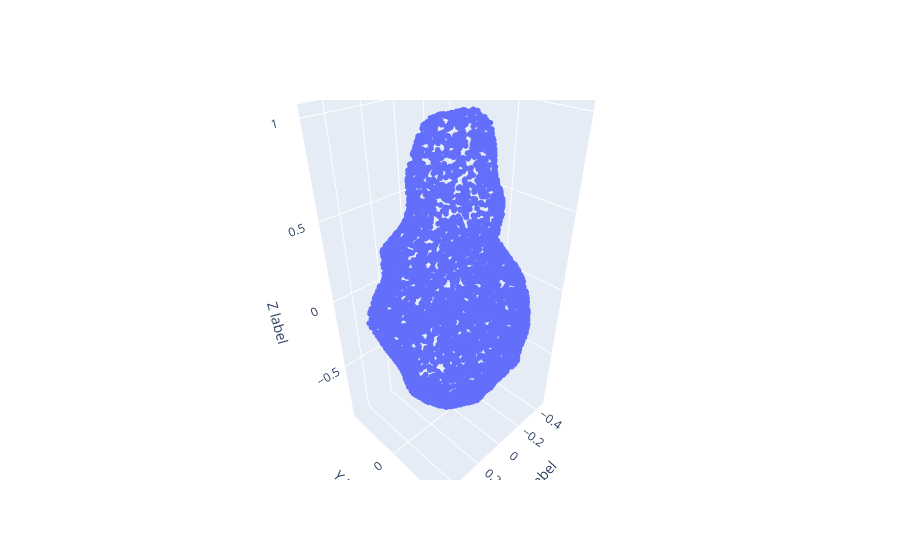

Notebook cell for this chart:
### Code cell
# 对模型进行occlusion culling
image = torch.zeros((Round_radar_los_real_all.shape[0],100,100),device=device)
image_phase = torch.zeros((Round_radar_los_real_all.shape[0],100,100),device=device)
# 雷达视线方向与转轴的夹角
theta_los_omega = torch.linalg.cross(Round_radar_los_all,omega_vec_all)
# 计算夹角的正弦值
sin_theta_los_omega = torch.linalg.norm(theta_los_omega,dim=-1)
# 多普勒距离维系数
lambda1 = torch.tensor([2.0],device=device)
dopplercoefficient = 2*omega/lambda1*sin_theta_los_omega
# 实例化occlusion culling和渲染器
visible_mesh1 = visible_mesh(device)
mesh_radar_render1 = mesh_radar_render(device)
# 由于直接进行并行运算显卡内存不够，因此分批次进行
plot_pointclouds_rotation(trg_mesh, "Source mesh")
# for i in range(0,Round_radar_los_real_all.shape[0],50):
step = 30
loop_num = 1
print("Shape of Round_radar_los_all[i:i+step]:", Round_radar_los_all[0:0+step].shape)

# 检查 trg_mesh 的形状
# print("Shape of trg_mesh:", trg_mesh.shape)
for i in range(0,loop_num*step,step):
    Meshes_new = visible_mesh1(trg_mesh,Round_radar_los_all[i:i+step])
    # plot_pointclouds_rotation(Meshes_new[0], "occlusion mesh")
    image[i:i+step,:,:]= mesh_radar_render1(Meshes_new,Round_radar_los_all[i:i+step],omega_vec_all[i:i+step],omega[i:i+step],dopplercoefficient[i:i+step])


image = torch.rot90(image,k=1,dims=(1,2))
image_phase = torch.rot90(image_phase,k=1,dims=(1,2))
# 显示成像后的图片
# plt.figure()
# plt.imshow(image[0,:,:].squeeze(0).detach().cpu(),cmap='hot')
# # # 将图片不带坐标轴的保存
# # plt.axis('off')
# # plt.savefig('image1.png',bbox_inches='tight',pad_inches=0)
# # plt.close()
plt.figure()
plt.imshow(image[3,:,:].squeeze(0).detach().cpu(),cmap='hot')
plt.figure()
plt.imshow(image[6,:,:].squeeze(0).detach().cpu(),cmap='hot')
plt.figure()
plt.imshow(image[9,:,:].squeeze(0).detach().cpu(),cmap='hot')
plt.figure()
plt.imshow(image[12,:,:].squeeze(0).detach().cpu(),cmap='hot')
plt.figure()
plt.imshow(image[15,:,:].squeeze(0).detach().cpu(),cmap='hot')
# plt.figure()
# plt.imshow(image[6,:,:].squeeze(0).detach().cpu(),cmap='hot')
# plt.figure()
# plt.imshow(image[9,:,:].squeeze(0).detach().cpu(),cmap='hot')
# plt.figure()
# plt.imshow(image[12,:,:].squeeze(0).detach().cpu(),cmap='hot')
# plt.figure()
# plt.imshow(image[60,:,:].squeeze(0).detach().cpu(),cmap='hot')

# 显示成像后图片的相位
# plt.figure()
# plt.imshow(image_phase[0,:,:].squeeze(0).detach().cpu(),cmap='hot')

### Figure 1 — Plotly figure (JSON) as saved in the notebook; plotly's stock layout.template omitted (floating-point values rounded to 4 significant figures; data arrays with more than 128 entries replaced by an {"elided": "..."} marker saying what was removed)
{"data": [{"marker": {"size": 2}, "mode": "markers", "type": "scatter3d", "x": {"elided": "5000 float values"}, "y": {"elided": "5000 float values"}, "z": {"elided": "5000 float values"}}], "layout": {"scene": {"xaxis": {"title": {"text": "X label"}}, "yaxis": {"title": {"text": "Y label"}}, "zaxis": {"title": {"text": "Z label"}}}}}
